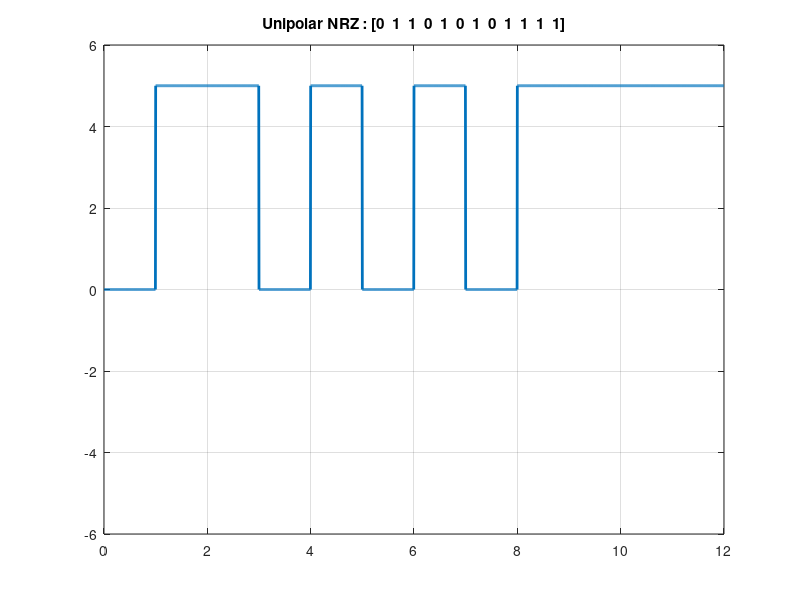

Source code (MATLAB):
clc;
close all;
clear all;

bits = [0,1,1,0,1,0,1,0,1,1,1,1]; 

bitrate = 1;
voltage = 5;

T = length(bits)/bitrate; %total time for bit sequence
n = 200; %sample per bit
N = n * T; %total sample
dt = T / N; %sampling time
t = 0:dt:T-dt; %every time instance
y = zeros(1,length(t)); %output signal

%modulation
for i = 0 : length(bits) - 1
  if(bits(i+1) == 1)
    y(i * n + 1 : (i + 1) * n) = voltage;
  else
    y(i * n + 1 : (i + 1) * n) = 0;
  endif
end

plot(t,y,'LineWidth',2);
axis([0 T -voltage-1 voltage+1]);
grid on;
title(['Unipolar NRZ : [' num2str(bits) ']']);

%demodulation
for i = 1 : length(t)
  if(rem(i,n) == 0)
    receiving_bits(i / n) = y(i) / voltage;
  endif
end
disp("Unipolar NRZ Decoding : ");
disp(receiving_bits);
